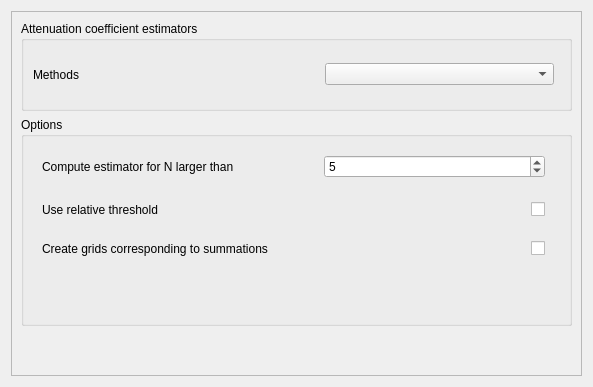
<?xml version="1.0" encoding="UTF-8"?>
<ui version="4.0">
 <class>ComputePadConfiguration</class>
 <widget class="QWidget" name="ComputePadConfiguration">
  <property name="geometry">
   <rect>
    <x>0</x>
    <y>0</y>
    <width>593</width>
    <height>387</height>
   </rect>
  </property>
  <property name="windowTitle">
   <string>Form</string>
  </property>
  <layout class="QHBoxLayout" name="horizontalLayout" stretch="90">
   <item>
    <widget class="QFrame" name="frame_2">
     <property name="frameShape">
      <enum>QFrame::StyledPanel</enum>
     </property>
     <property name="frameShadow">
      <enum>QFrame::Raised</enum>
     </property>
     <layout class="QVBoxLayout" name="verticalLayout_2" stretch="30,70,0">
      <item>
       <widget class="QGroupBox" name="methods">
        <property name="title">
         <string>Attenuation coefficient estimators</string>
        </property>
        <layout class="QHBoxLayout" name="horizontalLayout_2" stretch="50,40,0">
         <item>
          <widget class="QLabel" name="label">
           <property name="text">
            <string>Methods</string>
           </property>
          </widget>
         </item>
         <item>
          <widget class="MultiselectComboBox" name="comboBox"/>
         </item>
         <item>
          <widget class="QLabel" name="helpSelect">
           <property name="baseSize">
            <size>
             <width>0</width>
             <height>0</height>
            </size>
           </property>
           <property name="toolTip">
            <string/>
           </property>
           <property name="text">
            <string>&lt;html&gt;&lt;head/&gt;&lt;body&gt;&lt;p&gt;&lt;img src=&quot;:/resources/help.png&quot; width=&quot;20&quot; height=&quot;20&quot;/&gt;&lt;/p&gt;&lt;/body&gt;&lt;/html&gt;</string>
           </property>
           <property name="alignment">
            <set>Qt::AlignCenter</set>
           </property>
          </widget>
         </item>
        </layout>
       </widget>
      </item>
      <item>
       <widget class="QGroupBox" name="options">
        <property name="title">
         <string>Options</string>
        </property>
        <layout class="QVBoxLayout" name="verticalLayout_3">
         <item>
          <widget class="QFrame" name="estimatorNFrame">
           <property name="frameShape">
            <enum>QFrame::NoFrame</enum>
           </property>
           <property name="frameShadow">
            <enum>QFrame::Plain</enum>
           </property>
           <layout class="QHBoxLayout" name="horizontalLayout_5" stretch="50,40,0">
            <property name="spacing">
             <number>6</number>
            </property>
            <item>
             <widget class="QLabel" name="label_3">
              <property name="text">
               <string>Compute estimator for N larger than </string>
              </property>
             </widget>
            </item>
            <item>
             <widget class="QSpinBox" name="estimatorN">
              <property name="prefix">
               <string/>
              </property>
              <property name="minimum">
               <number>2</number>
              </property>
              <property name="value">
               <number>5</number>
              </property>
             </widget>
            </item>
            <item>
             <widget class="QLabel" name="helpEstimator">
              <property name="baseSize">
               <size>
                <width>0</width>
                <height>0</height>
               </size>
              </property>
              <property name="toolTip">
               <string>Lower bound for the number of rays tthat did go through a voxel. If N is &lt; to the specified value, the vcoxel will be assigned the value -1</string>
              </property>
              <property name="text">
               <string>&lt;html&gt;&lt;head/&gt;&lt;body&gt;&lt;p&gt;&lt;img src=&quot;:/resources/help.png&quot; width=&quot;20&quot; height=&quot;20&quot;/&gt;&lt;/p&gt;&lt;/body&gt;&lt;/html&gt;</string>
              </property>
              <property name="alignment">
               <set>Qt::AlignCenter</set>
              </property>
             </widget>
            </item>
           </layout>
          </widget>
         </item>
         <item>
          <widget class="QFrame" name="frame_4">
           <property name="frameShape">
            <enum>QFrame::NoFrame</enum>
           </property>
           <property name="frameShadow">
            <enum>QFrame::Plain</enum>
           </property>
           <layout class="QHBoxLayout" name="horizontalLayout_4" stretch="50,40,0">
            <property name="spacing">
             <number>6</number>
            </property>
            <item>
             <widget class="QLabel" name="label_5">
              <property name="text">
               <string>Use relative threshold</string>
              </property>
             </widget>
            </item>
            <item>
             <widget class="QCheckBox" name="isRelativeThreshold">
              <property name="layoutDirection">
               <enum>Qt::RightToLeft</enum>
              </property>
              <property name="text">
               <string/>
              </property>
              <property name="tristate">
               <bool>false</bool>
              </property>
             </widget>
            </item>
            <item>
             <widget class="QLabel" name="helpRelative">
              <property name="baseSize">
               <size>
                <width>0</width>
                <height>0</height>
               </size>
              </property>
              <property name="text">
               <string>&lt;html&gt;&lt;head/&gt;&lt;body&gt;&lt;p&gt;&lt;img src=&quot;:/resources/help.png&quot; width=&quot;20&quot; height=&quot;20&quot;/&gt;&lt;/p&gt;&lt;/body&gt;&lt;/html&gt;</string>
              </property>
              <property name="alignment">
               <set>Qt::AlignCenter</set>
              </property>
             </widget>
            </item>
           </layout>
          </widget>
         </item>
         <item>
          <widget class="QFrame" name="frame_5">
           <property name="frameShape">
            <enum>QFrame::NoFrame</enum>
           </property>
           <property name="frameShadow">
            <enum>QFrame::Plain</enum>
           </property>
           <layout class="QHBoxLayout" name="horizontalLayout_3" stretch="50,40,0">
            <property name="spacing">
             <number>6</number>
            </property>
            <item>
             <widget class="QLabel" name="label_8">
              <property name="text">
               <string>Create grids corresponding to summations</string>
              </property>
             </widget>
            </item>
            <item>
             <widget class="QCheckBox" name="createSummations">
              <property name="layoutDirection">
               <enum>Qt::RightToLeft</enum>
              </property>
              <property name="text">
               <string/>
              </property>
             </widget>
            </item>
            <item>
             <widget class="QLabel" name="helpSum">
              <property name="baseSize">
               <size>
                <width>0</width>
                <height>0</height>
               </size>
              </property>
              <property name="toolTip">
               <string>&lt;html&gt;&lt;head/&gt;&lt;body&gt;&lt;p&gt;Should the step output the following grids : &lt;/p&gt;&lt;p&gt;- FreePath Sum&lt;/p&gt;&lt;p&gt;- Effective FreePath Sum&lt;/p&gt;&lt;p&gt;- Delta Sum&lt;/p&gt;&lt;p&gt;- Effective Delta Sum&lt;/p&gt;&lt;p&gt;- Effective Delta Square Sum&lt;/p&gt;&lt;p&gt;- 1_zleDelta Effective Sum&lt;/p&gt;&lt;/body&gt;&lt;/html&gt;</string>
              </property>
              <property name="text">
               <string>&lt;html&gt;&lt;head/&gt;&lt;body&gt;&lt;p&gt;&lt;img src=&quot;:/resources/help.png&quot; width=&quot;20&quot; height=&quot;20&quot;/&gt;&lt;/p&gt;&lt;/body&gt;&lt;/html&gt;</string>
              </property>
              <property name="alignment">
               <set>Qt::AlignCenter</set>
              </property>
             </widget>
            </item>
           </layout>
          </widget>
         </item>
         <item>
          <spacer name="verticalSpacer_2">
           <property name="orientation">
            <enum>Qt::Vertical</enum>
           </property>
           <property name="sizeHint" stdset="0">
            <size>
             <width>20</width>
             <height>40</height>
            </size>
           </property>
          </spacer>
         </item>
        </layout>
       </widget>
      </item>
      <item>
       <spacer name="verticalSpacer_3">
        <property name="orientation">
         <enum>Qt::Vertical</enum>
        </property>
        <property name="sizeHint" stdset="0">
         <size>
          <width>20</width>
          <height>40</height>
         </size>
        </property>
       </spacer>
      </item>
     </layout>
    </widget>
   </item>
  </layout>
 </widget>
 <customwidgets>
  <customwidget>
   <class>MultiselectComboBox</class>
   <extends>QComboBox</extends>
   <header>qtwidgets/multiselectcombobox.h</header>
  </customwidget>
 </customwidgets>
 <resources/>
 <connections/>
</ui>
